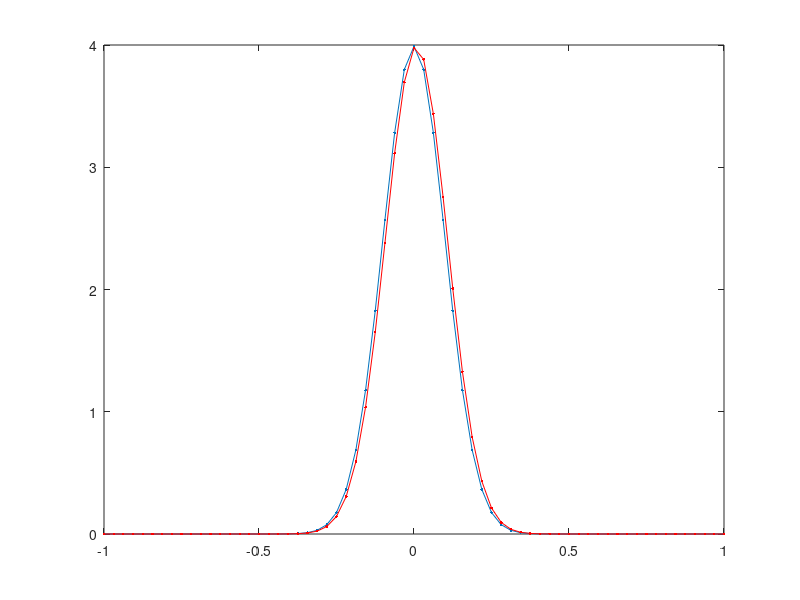
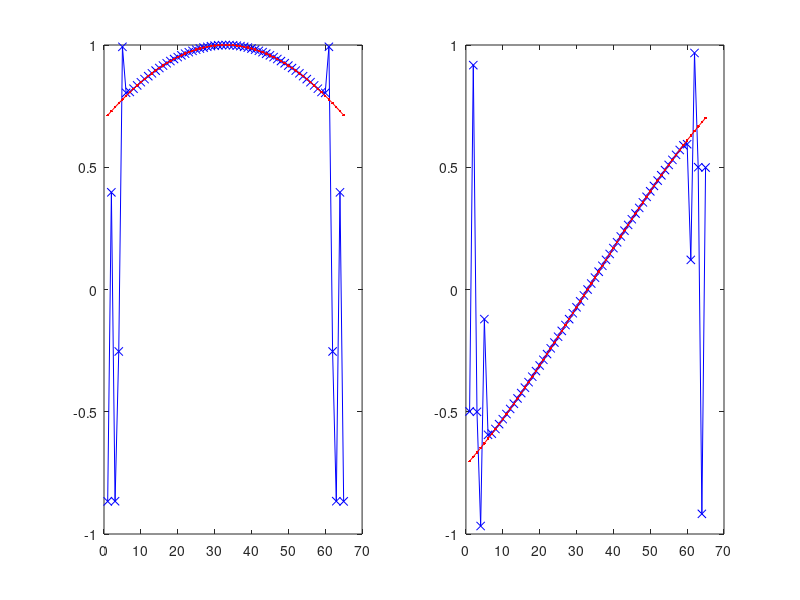
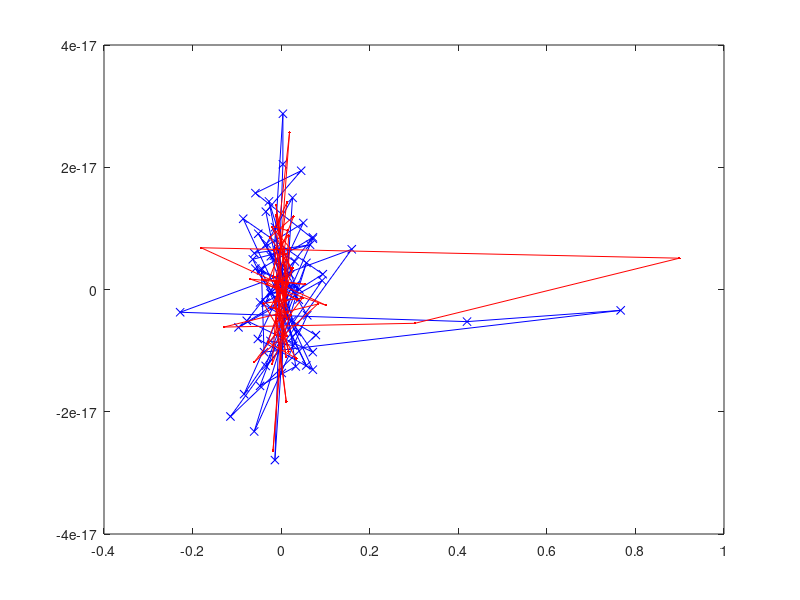

The MATLAB script that drew these images, in order: (Note: this script raises an error after producing the figures.)
% Phase correlation shift registration of 1D signals.
%
% Yoel Shkolnisky, December 2013.

B = 1;   % The sampling interval is [-B,B].
N = B*32; % Number of samples in the sampling interval
xx = (-N:1:N)*B/N; %Sampling points in the time domain. Must have odd length.
                   % Pixel size is B/N.
sig2 = (0.1)^2;  % Standard deviation of the sampled Gaussian.
x0 = 0.0; % Center of the Guassisn.
g = @(x) (1/sqrt(2*pi*sig2))*exp(-(x-x0).^2/(2*sig2)); % The Gaussian in the time domain
fg = @(omega) exp(-omega.^2*sig2/2 -sqrt(-1)*x0*omega ); % It's Fourier transform.

s1=g(xx);  % Sample the Guassian
dx=0.2514*B/N;  % We will shift the Guassian by 2 pixels. 
s2=g(xx-dx); % shift to the right.
figure; % Plot original and shifted signals.
plot(xx, s1,'.-');
hold on;
plot(xx,s2,'r.-'); 
hold off;

% Phase correlation
hats1 = fftshift( fft( ifftshift( s1) ))*(B/N); % Compute centered Fourier transform
hats2 = fftshift( fft( ifftshift( s2) ))*(B/N);
rhat=hats1.*conj(hats2)./(abs(hats1.*conj(hats2)));

if any(isnan(rhat)) || any(isinf(rhat))
    error('phase factors have nans or infs');
end

omega = (-N:1:N)*2*pi/B*(N/(2*N+1));
hats1ref=fg(omega);
hats2ref=fg(omega).*exp(-1i.*omega.*dx);

% The following errors should be tiny
fprintf('Err in hats1 = %e\n',norm(hats1-hats1ref));
fprintf('Err in hats2 = %e\n',norm(hats2-hats2ref));

% Plot true and estimated phase factors
figure;
subplot(1,2,1);
plot(real(rhat),'x-b')
hold on;
plot(real(exp(1i.*omega.*dx)),'.-r')
hold off;
subplot(1,2,2);
plot(imag(rhat),'x-b')
hold on;
plot(imag(exp(1i.*omega.*dx)),'.-r')
hold off;

% Verify the expression for the phase factors in terms of N and the number
% of shifted pixels (eliminating B fro the expression)
deltax=dx*N/B; % dx is the shifts in the units of the time domain. 
               % delta x is the number of shifted pixels.
rhat2=exp(2*pi*1i*(-N:N)*deltax/(2*N+1)); % These are the shift pahse factors independent of B.
norm(rhat2-exp(1i.*omega.*dx))

% Estimate shift
r=fftshift(ifft(ifftshift(rhat)));
[vv,ii]=max(r);
c=(numel(xx)-1)/2+1;
est_shift=c-ii;
fprintf('estimated shift = %d\n',est_shift);

% Plot true and estimated phase correlation coefficients
figure;
plot(r,'bx-')
hold on;
rtrue=fftshift(ifft(ifftshift(exp(1i.*omega.*dx))));
plot(rtrue,'r.-')
hold off;


% Optimize for deltax 
%E = @(j,deltax,rho,N) (abs(exp(2*pi*1i*j*deltax/(2*N+1))-rho));
%norm(E(-N:N,deltax,exp(1i.*omega.*dx),N)) % % Test E: result should be tiny

%dE = @(j,deltax,rho,N) ((exp(2.*pi.*1i.*j.*deltax./(2*N+1)).*conj(E(j,deltax,rho,N))-...
 %                      exp(2.*pi.*1i.*j*deltax/(2*N+1)).*E(j,deltax,rho,N))...
 %                      .*2.*pi.*j/(2*N+1));

% Run newton iterations to minimize E. 
% Do not run newton iterations to find the zero of E, as it is not
% applicable in higher dimensions.
MAXITER=10;
eps=1.0e-8;
iter=1;
x=est_shift;
j=-N:N; 
rho=exp(1i.*omega.*dx);

f=sum(abs(E(j,x,rho,N)).^2);
%f=E(x);
while iter<=MAXITER && abs(f)>eps
    df=sum(dE(j,x,rho,N));
    d2f=sum(d2E(j,x,rho,N));
    %d2f1=(sum(dE(j,x+1.0e-4,rho,N))-sum(dE(j,x-1.0e-4,rho,N)))./(2*1.0e-4)
    
    x=x-df/abs(d2f); 
    f=sum(abs(E(j,x,rho,N)).^2);
    iter=iter+1;
end

if iter>=MAXITER
    disp('Did not converge');
else
    % Two more iterations to polish the estimate
    df=sum(dE(j,x,rho,N));
    d2f=sum(d2E(j,x,rho,N));
    x=x-df/abs(d2f);
    df=sum(dE(j,x,rho,N));
    d2f=sum(d2E(j,x,rho,N));
    x=x-df/abs(d2f);
    
    fprintf('Converged on iteration %d, x=%e, err=%e\n',iter-1,x,x-deltax);
end
